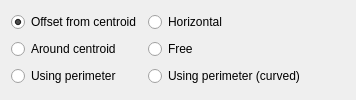
                           <widget class="QWidget" name="pagePolygon">
                            <layout class="QGridLayout" name="gridLayout_18">
                             <item row="0" column="0">
                              <widget class="QRadioButton" name="radOverCentroid">
                               <property name="sizePolicy">
                                <sizepolicy hsizetype="Maximum" vsizetype="Fixed">
                                 <horstretch>0</horstretch>
                                 <verstretch>0</verstretch>
                                </sizepolicy>
                               </property>
                               <property name="text">
                                <string>Offset from centroid</string>
                               </property>
                               <property name="checked">
                                <bool>true</bool>
                               </property>
                              </widget>
                             </item>
                             <item row="0" column="1">
                              <widget class="QRadioButton" name="radPolygonHorizontal">
                               <property name="text">
                                <string>Horizontal</string>
                               </property>
                              </widget>
                             </item>
                             <item row="1" column="0">
                              <widget class="QRadioButton" name="radAroundCentroid">
                               <property name="sizePolicy">
                                <sizepolicy hsizetype="Maximum" vsizetype="Fixed">
                                 <horstretch>0</horstretch>
                                 <verstretch>0</verstretch>
                                </sizepolicy>
                               </property>
                               <property name="text">
                                <string>Around centroid</string>
                               </property>
                              </widget>
                             </item>
                             <item row="1" column="1">
                              <widget class="QRadioButton" name="radPolygonFree">
                               <property name="text">
                                <string>Free</string>
                               </property>
                              </widget>
                             </item>
                             <item row="2" column="0">
                              <widget class="QRadioButton" name="radPolygonPerimeter">
                               <property name="sizePolicy">
                                <sizepolicy hsizetype="MinimumExpanding" vsizetype="Fixed">
                                 <horstretch>0</horstretch>
                                 <verstretch>0</verstretch>
                                </sizepolicy>
                               </property>
                               <property name="text">
                                <string>Using perimeter</string>
                               </property>
                              </widget>
                             </item>
                             <item row="2" column="1">
                              <widget class="QRadioButton" name="radPolygonPerimeterCurved">
                               <property name="sizePolicy">
                                <sizepolicy hsizetype="MinimumExpanding" vsizetype="Fixed">
                                 <horstretch>0</horstretch>
                                 <verstretch>0</verstretch>
                                </sizepolicy>
                               </property>
                               <property name="text">
                                <string>Using perimeter (curved)</string>
                               </property>
                              </widget>
                             </item>
                             <item row="1" column="2">
                              <spacer name="horizontalSpacer_26">
                               <property name="orientation">
                                <enum>Qt::Horizontal</enum>
                               </property>
                               <property name="sizeHint" stdset="0">
                                <size>
                                 <width>40</width>
                                 <height>20</height>
                                </size>
                               </property>
                              </spacer>
                             </item>
                            </layout>
                           </widget>
